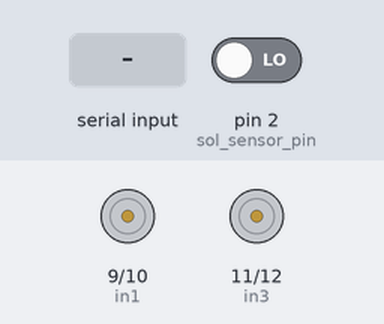
Recording of a sketch running on a simulated Arduino Uno, built with avr-gcc and run on an emulated ATmega328P. On the bench: motor-driver pin pairs drawn as motors (green arrow = first pin HIGH = forward, orange = second pin HIGH = backward, longer = more drive, scaled by the enable pin). The test bench sets the inputs (shaded band); at power-on: pin 2 (sol_sensor_pin) LOW. What the sketch prints to the serial monitor is not drawn.

Above: at 1.2 s.
1.3 s: "90,45\n" received over Serial
At 2.3 s:
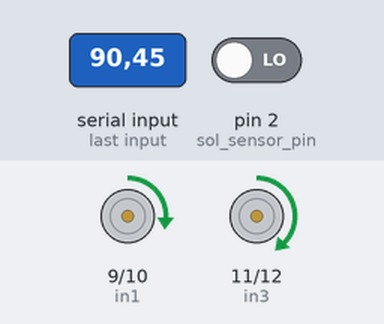
2.8 s: "30,150\n" received over Serial
At 3.4 s:
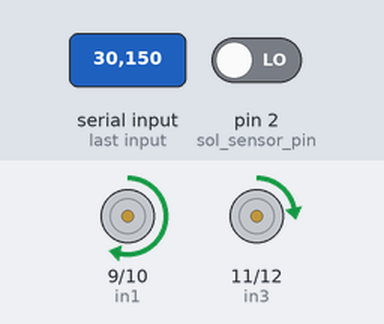
4.3 s: "1,90\n" received over Serial
At 4.6 s:
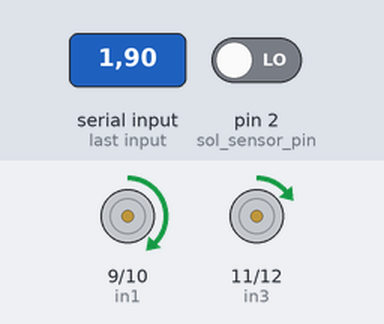
Timing chart, 0 to 7.3 s (numbered marks = the images above; inputs shaded):
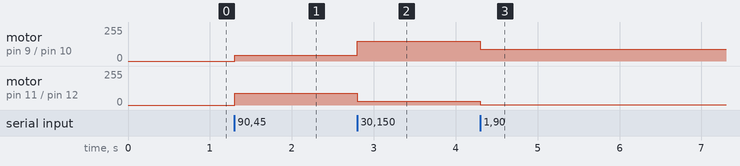

The sketch:

robot_base_controller.ino
```cpp
// --- ENKODER VE MOTOR ---
volatile long sol_tika_sayac = 0;
int motor_yonu = 0; // 1: İleri, -1: Geri

const int enA = 5, enB = 6;
const int in1 = 9, in2 = 10, in3 = 11, in4 = 12;
const int sol_sensor_pin = 2;

unsigned long sonYazdirma = 0;

void setup() {
  Serial.begin(115200);
  pinMode(enA, OUTPUT); pinMode(enB, OUTPUT);
  pinMode(in1, OUTPUT); pinMode(in2, OUTPUT);
  pinMode(in3, OUTPUT); pinMode(in4, OUTPUT);
  pinMode(sol_sensor_pin, INPUT);
  attachInterrupt(digitalPinToInterrupt(sol_sensor_pin), solTekerInterrupt, RISING);
}

void loop() {
  if (Serial.available() > 0) {
    String veri = Serial.readStringUntil('\n');
    int virgul = veri.indexOf(',');
    if (virgul > 0) {
      int sol_pwm = veri.substring(0, virgul).toInt();
      int sag_pwm = veri.substring(virgul + 1).toInt();
      motorKontrol(sol_pwm, sag_pwm);
    }
  }

  if (millis() - sonYazdirma > 50) {
    // Sağ enkoder yok, sol veriyi sağa da basıyoruz (Düz gidiş için)
    // Dönüşlerde ROS içindeki Bridge bunu kompanse edecek
    Serial.print(sol_tika_sayac);
    Serial.print(",");
    Serial.println(sol_tika_sayac);
    sonYazdirma = millis();
  }
}

void solTekerInterrupt() {
  if (motor_yonu == -1) sol_tika_sayac--; else sol_tika_sayac++;
}

void motorKontrol(int sol, int sag) {
  sol = constrain(sol, -255, 255); sag = constrain(sag, -255, 255);
  // Basit motor yön mantığı
  digitalWrite(in3, sol > 0 ? HIGH : LOW); digitalWrite(in4, sol > 0 ? LOW : HIGH);
  analogWrite(enB, abs(sol));
  digitalWrite(in1, sag > 0 ? HIGH : LOW); digitalWrite(in2, sag > 0 ? LOW : HIGH);
  analogWrite(enA, abs(sag));
  motor_yonu = (sol + sag) > 0 ? 1 : -1;
}
```

Measured:
- after the input at 1.3 s, motor on pin 9 (in1) / pin 10 (in2): stopped → forward 45/255 at once; motor on pin 11 (in3) / pin 12 (in4): stopped → forward 90/255 at once
- after the input at 2.8 s, motor on pin 9 (in1) / pin 10 (in2): forward 45/255 → forward 150/255 at once; motor on pin 11 (in3) / pin 12 (in4): forward 90/255 → forward 30/255 at once
- after the input at 4.3 s, motor on pin 9 (in1) / pin 10 (in2): forward 150/255 → forward 90/255 at once; motor on pin 11 (in3) / pin 12 (in4): forward 30/255 → forward 1/255 at once
